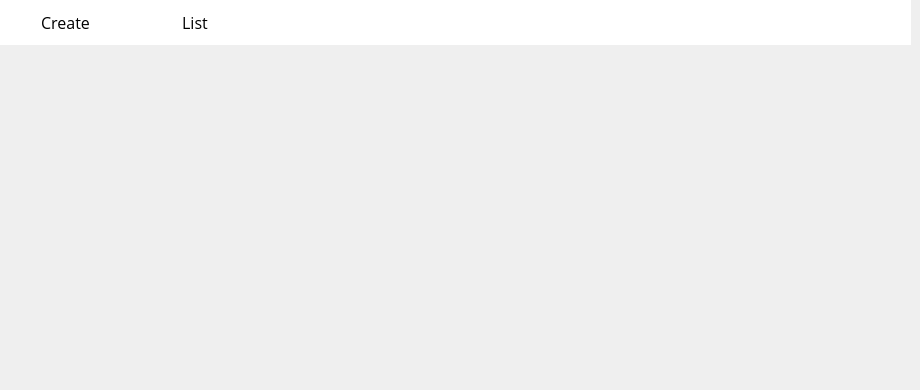
        <widget class="QWidget" name="load_10">
         <widget class="QWidget" name="widget_55" native="true">
          <property name="geometry">
           <rect>
            <x>0</x>
            <y>0</y>
            <width>911</width>
            <height>45</height>
           </rect>
          </property>
          <property name="styleSheet">
           <string notr="true">QWidget{
background-color: rgb(255, 255, 255);
}
QPushButton {
    border: none;
    padding: 5px 10px;
    font-size: 16px;
    font-weight: normal;
    color: black;
}

QPushButton:checked {
    border-bottom: 4px solid qlineargradient(x1:0, y1:0, x2:1, y2:0, stop:0 #FF4B2B, stop:1 #FF416C);
    border-right: none;
    border-top: none;
    color: qlineargradient(x1:0, y1:0, x2:1, y2:0, stop:0 #FF4B2B, stop:1 #FF416C);
    font-weight: 700;
}

QPushButton:hover {
    background-color: qlineargradient(x1:0, y1:0, x2:1, y2:0, stop:0 #f2f2f2, stop:1 #e6e6e6);
}</string>
          </property>
          <widget class="QPushButton" name="pushButton_107">
           <property name="enabled">
            <bool>false</bool>
           </property>
           <property name="geometry">
            <rect>
             <x>0</x>
             <y>0</y>
             <width>131</width>
             <height>45</height>
            </rect>
           </property>
           <property name="font">
            <font>
             <family>Open Sans</family>
             <pointsize>-1</pointsize>
             <weight>50</weight>
             <bold>false</bold>
            </font>
           </property>
           <property name="cursor">
            <cursorShape>ArrowCursor</cursorShape>
           </property>
           <property name="styleSheet">
            <string notr="true"/>
           </property>
           <property name="text">
            <string>Create</string>
           </property>
           <property name="checkable">
            <bool>false</bool>
           </property>
           <property name="checked">
            <bool>false</bool>
           </property>
          </widget>
          <widget class="QPushButton" name="pushButton_108">
           <property name="enabled">
            <bool>false</bool>
           </property>
           <property name="geometry">
            <rect>
             <x>130</x>
             <y>0</y>
             <width>130</width>
             <height>45</height>
            </rect>
           </property>
           <property name="font">
            <font>
             <family>Open Sans</family>
             <pointsize>-1</pointsize>
             <weight>50</weight>
             <bold>false</bold>
            </font>
           </property>
           <property name="cursor">
            <cursorShape>PointingHandCursor</cursorShape>
           </property>
           <property name="styleSheet">
            <string notr="true"/>
           </property>
           <property name="text">
            <string>List</string>
           </property>
           <property name="checkable">
            <bool>false</bool>
           </property>
           <property name="checked">
            <bool>false</bool>
           </property>
          </widget>
         </widget>
         <widget class="QLabel" name="label_342">
          <property name="geometry">
           <rect>
            <x>0</x>
            <y>50</y>
            <width>911</width>
            <height>331</height>
           </rect>
          </property>
          <property name="text">
           <string/>
          </property>
         </widget>
        </widget>
